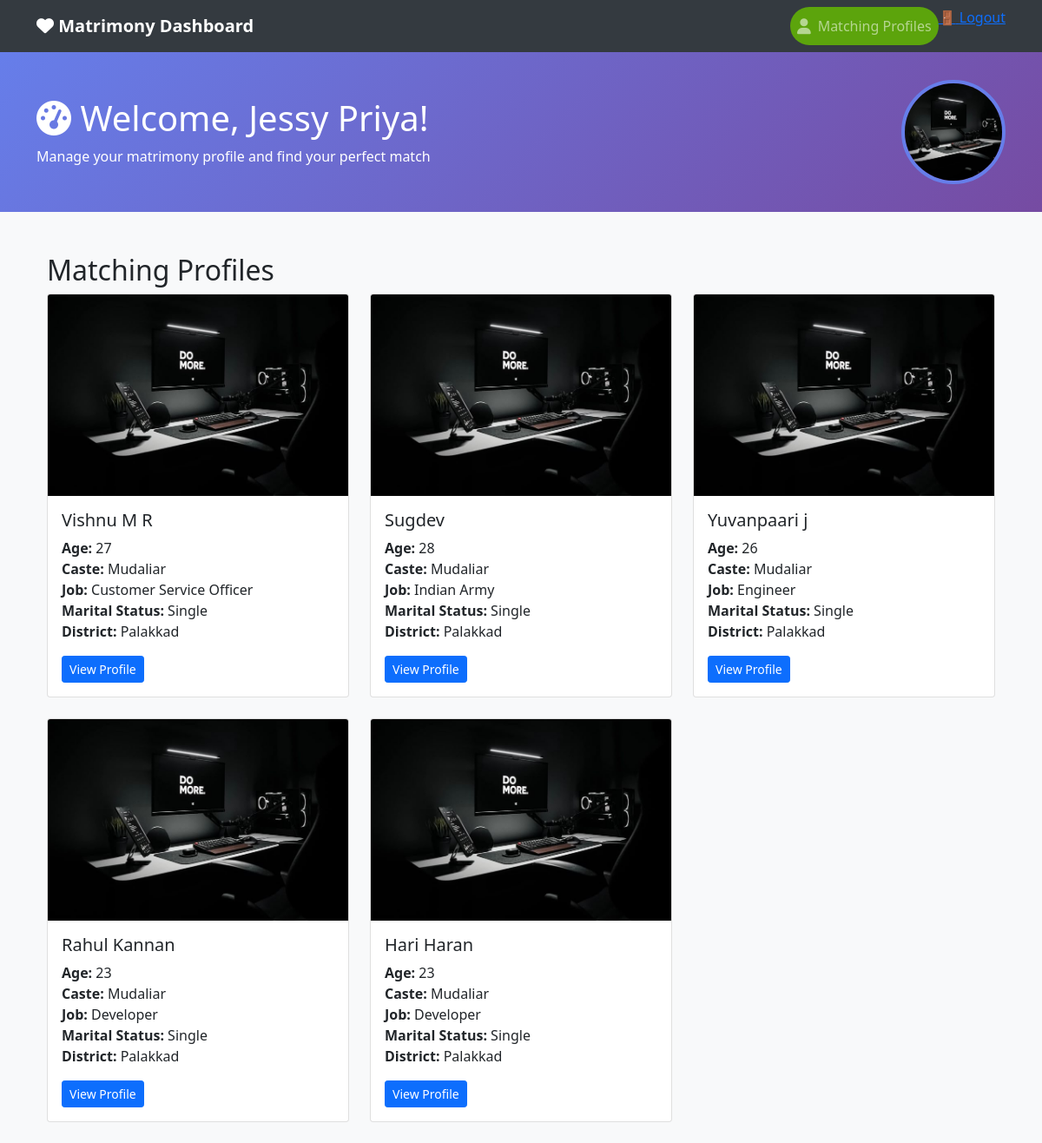
/matching-profiles/ (signed in), run on the app's committed database.
### accounts/models.py (models this page shows, shortened)
class Customer(models.Model):
    user = models.OneToOneField(User, related_name="customer_profile", on_delete=models.CASCADE, blank=True, null=True)
    CASTE_CHOICES = (
        ("Mudaliar", "Mudaliar"),
        ("Chetty", "Chetty"),
        ("Devanga", "Devanga"),
        ("Ezhavas_Thiyas", "Ezhavas & Thiyas"),
        ("Thandan", "Thandan"),
    )
    MARITAL_STATUS_CHOICES = (
        ("Single", "Single"),
        ("Divorced", "Divorced"),
    )
    STAR_CHOICES = (
        ("Aswathi", "Aswathi"),
        ("Bharani", "Bharani"),
        ("Karthika", "Karthika"),
        ("Rohini", "Rohini"),
        ("Makayiram", "Makayiram"),
        ("Thiruvathira", "Thiruvathira"),
        ("Punartham", "Punartham"),
        ("Pooyam", "Pooyam"),
        ("Aayilyam", "Aayilyam"),
        ("Makam", "Makam"),
        ("Pooram", "Pooram"),
        ("Uthram", "Uthram"),
        ("Atham", "Atham"),
        ("Chittira", "Chittira"),
        ("Chothi", "Chothi"),
        ("Vishakam", "Vishakam"),
        ("Anizham", "Anizham"),
        ("Thiruketta", "Thiruketta"),
        ("Moolam", "Moolam"),
        ("Pooradam", "Pooradam"),
        ("Uthradam", "Uthradam"),
        ("Thiruvonam", "Thiruvonam"),
        ("Avittam", "Avittam"),
        ("Chathayam", "Chathayam"),
        ("Pooruruttathi", "Pooruruttathi"),
        ("Uthrattathi", "Uthrattathi"),
        ("Revathi", "Revathi"),
    )
    father_name = models.CharField(max_length=256, blank=True, null=True)
    age = models.IntegerField(blank=True, null=True)
    gender = models.CharField(max_length=256, blank=True, null=True)
    contact_no = models.CharField(max_length=10, blank=True, null=True)
    description = models.CharField(max_length=256, blank=True, null=True)
    profile_image = models.ImageField(upload_to="profile_images/", null=True, blank=True)
    id_proof = models.CharField(max_length=256, blank=True, null=True)
    address = models.CharField(max_length=300, blank=True, null=True)
    star = models.CharField(max_length=50, choices=STAR_CHOICES, blank=True, null=True)
    married_sisters = models.CharField(max_length=250, blank=True, null=True)
    married_brothers = models.CharField(max_length=250, blank=True, null=True)
    no_sisters = models.CharField(max_length=250, blank=True, null=True)
    no_brothers = models.CharField(max_length=250, blank=True, null=True)
    mother_job = models.CharField(max_length=250, blank=True, null=True)
    father_job = models.CharField(max_length=250, blank=True, null=True)
    mother_name = models.CharField(max_length=250, blank=True, null=True)
    landline_no = models.IntegerField(blank=True, null=True)
    year = models.CharField(max_length=250, blank=True, null=True)
    school = models.CharField(max_length=250, blank=True, null=True)
    education = models.CharField(max_length=250, blank=True, null=True)
    income = models.CharField(max_length=250, blank=True, null=True)
    job_city = models.CharField(max_length=250, blank=True, null=True)
    job_department = models.CharField(max_length=250, blank=True, null=True)
    company = models.CharField(max_length=250, blank=True, null=True)
    job = models.CharField(max_length=250, blank=True, null=True)
    caste = models.CharField(max_length=250, choices=CASTE_CHOICES, blank=True, null=True)
    marital_status = models.CharField(max_length=50, choices=MARITAL_STATUS_CHOICES, blank=True, null=True)
    physical_condition = models.CharField(max_length=250, blank=True, null=True)
    weight = models.CharField(max_length=250, blank=True, null=True)
    complexion = models.CharField(max_length=250, blank=True, null=True)
    height = models.CharField(max_length=250, blank=True, null=True)
    time_birth = models.CharField(max_length=250, blank=True, null=True)
    place_birth = models.CharField(max_length=250, blank=True, null=True)
    dob = models.CharField(max_length=250, blank=True, null=True)
    district = models.CharField(max_length=250, blank=True, null=True)
    city = models.CharField(max_length=250, blank=True, null=True)
    post = models.CharField(max_length=250, blank=True, null=True)
    pin_code = models.CharField(max_length=250, blank=True, null=True)
    street = models.CharField(max_length=250, blank=True, null=True)
    house_name = models.CharField(max_length=250, blank=True, null=True)
    STATUS_CHOICES = (
        (0, "Pending"),
        (1, "Approved"),
    )
    status = models.IntegerField(choices=STATUS_CHOICES, default=0)
    is_active= models.BooleanField(default=True)
    created = models.DateTimeField(auto_now_add=True, blank=True, null=True)
    updated = models.DateTimeField(auto_now=True, blank=True, null=True)
    dosham = models.CharField(max_length=50, blank=True, null=True)

class User(AbstractUser):
    is_superadmin = models.BooleanField(default=False)
    is_customer = models.BooleanField(default=False)

### accounts/views.py (the view)
# urls.py: path('matching-profiles/', views.matching_profiles, name='matching_profiles'),
@login_required
def matching_profiles(request):
    logged_in_customer = Customer.objects.get(user=request.user)
    user_caste = logged_in_customer.caste
    user_gender = logged_in_customer.gender
    if user_gender == 'Male':
        opposite_gender = 'Female'
    elif user_gender == 'Female':
        opposite_gender = 'Male'
    else:
        opposite_gender = None
    matching_profiles = []
    if opposite_gender:
        matching_profiles = Customer.objects.filter(
            Q(caste=user_caste) & Q(gender=opposite_gender)
        ).exclude(user=request.user)
    sent_interest_ids = Interest.objects.filter(sender=logged_in_customer).values_list('receiver__id', flat=True)
    context = {
        'matching_profiles': matching_profiles,
        'logged_in_customer': logged_in_customer,
        'sent_interest_ids': sent_interest_ids,  # Pass the list of IDs to the template
    }
    return render(request, 'customer_dashboard/matching_profiles.html', context)

### templates/customer_dashboard/matching_profiles.html (shortened to what this page needs)
<!DOCTYPE html>
<html lang="en">
<head>
    <link href="https://cdn.jsdelivr.net/npm/bootstrap@5.1.3/dist/css/bootstrap.min.css" rel="stylesheet">
    <link href="https://cdnjs.cloudflare.com/ajax/libs/font-awesome/6.0.0/css/all.min.css" rel="stylesheet">
</head>
<body style="background: #f8f9fa;">
    <nav class="navbar navbar-expand-lg navbar-dark" style="background: #343a40;">
        <div class="container">
            <a class="navbar-brand" href="#"><i class="fas fa-heart"></i> Matrimony Dashboard</a>
            <div class="navbar-nav ms-auto">
                <a class="nav-link btn-profile" href=""><i class="fas fa-user"></i> Matching Profiles</a>
                <div class="logout-section">
                    <a href="#" class="logout-link" onclick="confirmLogout(event)">
                        <span class="nav-icon">🚪</span>
                        <span class="nav-text">Logout</span>
                    </a>
                </div>
            </div>
        </div>
    </nav>
    <div class="dashboard-header">
        <div class="container">
            <div class="row align-items-center">
                <div class="col-md-8">
                    <h1><i class="fas fa-tachometer-alt"></i>
                        Welcome, {{ logged_in_customer.user.get_full_name }}!
                    </h1>
                    <p class="mb-0">Manage your matrimony profile and find your perfect match</p>
                </div>
                <div class="col-md-4 text-end">
                    {% if logged_in_customer.profile_image %}
    <img src="{{ logged_in_customer.profile_image.url }}"
         alt="Profile Image"
         class="profile-image">
{% else %}
    <img src="https://via.placeholder.com/200"
         alt="No Image"
         class="img-fluid rounded">
{% endif %}
                </div>
            </div>
        </div>
    </div>
    <div class="container">
        <div class="container mt-5">
            <h2>Matching Profiles</h2>
            {% if matching_profiles %}
            <div class="row">
                {% for profile in matching_profiles %}
                <div class="col-md-4 mb-4">
                    <div class="card h-100">
                        {% if profile.profile_image %}
                        <img src="{{ profile.profile_image.url }}" class="card-img-top" alt="{{ profile.user.first_name }}">
                        {% else %}
                        <img src="https://via.placeholder.com/200" class="card-img-top" alt="No Image">
                        {% endif %}
                        <div class="card-body">
                            <h5 class="card-title">{{ profile.user.first_name }} {{ profile.user.last_name }}</h5>
                            <p class="card-text">
                                <strong>Age:</strong> {{ profile.age }}<br>
                                <strong>Caste:</strong> {{ profile.caste }}<br>
                                <strong>Job:</strong> {{ profile.job }}<br>
                                <strong>Marital Status:</strong> {{ profile.marital_status }}<br>
                                <strong>District:</strong> {{ profile.district }}
                            </p>
                            <a href="#" class="btn btn-primary btn-sm view-profile-btn" data-id="{{ profile.id }}"
                                data-bs-toggle="modal" data-bs-target="#profileModal">View Profile</a>
                        </div>
                    </div>
                </div>
                {% endfor %}
            </div>
            {% else %}
            <p>No matching profiles found in your caste.</p>
            {% endif %}
        </div>
    </div>
</body>
</html>

### templates/customer_dashboard/matching_profiles.html (style rules this page uses)
.dashboard-header { background: linear-gradient(135deg, #667eea 0%, #764ba2 100%); color: white; padding: 2rem 0; margin-bottom: 2rem; }
.profile-image { width: 120px; height: 120px; border-radius: 50%; object-fit: cover; border: 4px solid #667eea; }
.navbar-brand { font-weight: bold; }
.btn-profile { display: inline-flex; align-items: center; padding: 10px 20px; background-color: #5ca40c; color: #fff; text-decoration: none; border-radius: 25px; font-size: 16px; font-weight: 500; transition: background-color 0.3s ease, transform 0.2s ease; border: none; cursor: pointer; margin-left: 0%; }
.btn-profile .fas { margin-right: 8px; font-size: 18px; }

### data on the page
Customer: user.get_full_name "Jessy Priya", profile_image (picture)
Customer: profile_image (picture), user.first_name "Vishnu", user.last_name "M R", age "27", caste "Mudaliar", job "Customer Service Officer", marital_status "Single", district "Palakkad"
Customer: profile_image (picture), user.first_name "Sugdev", age "28", caste "Mudaliar", job "Indian Army", marital_status "Single", district "Palakkad"
Customer: profile_image (picture), user.first_name "Yuvanpaari", user.last_name "j", age "26", caste "Mudaliar", job "Engineer", marital_status "Single", district "Palakkad"
Customer: profile_image (picture), user.first_name "Rahul", user.last_name "Kannan", age "23", caste "Mudaliar", job "Developer", marital_status "Single", district "Palakkad"
Customer: profile_image (picture), user.first_name "Hari", user.last_name "Haran", age "23", caste "Mudaliar", job "Developer", marital_status "Single", district "Palakkad"
